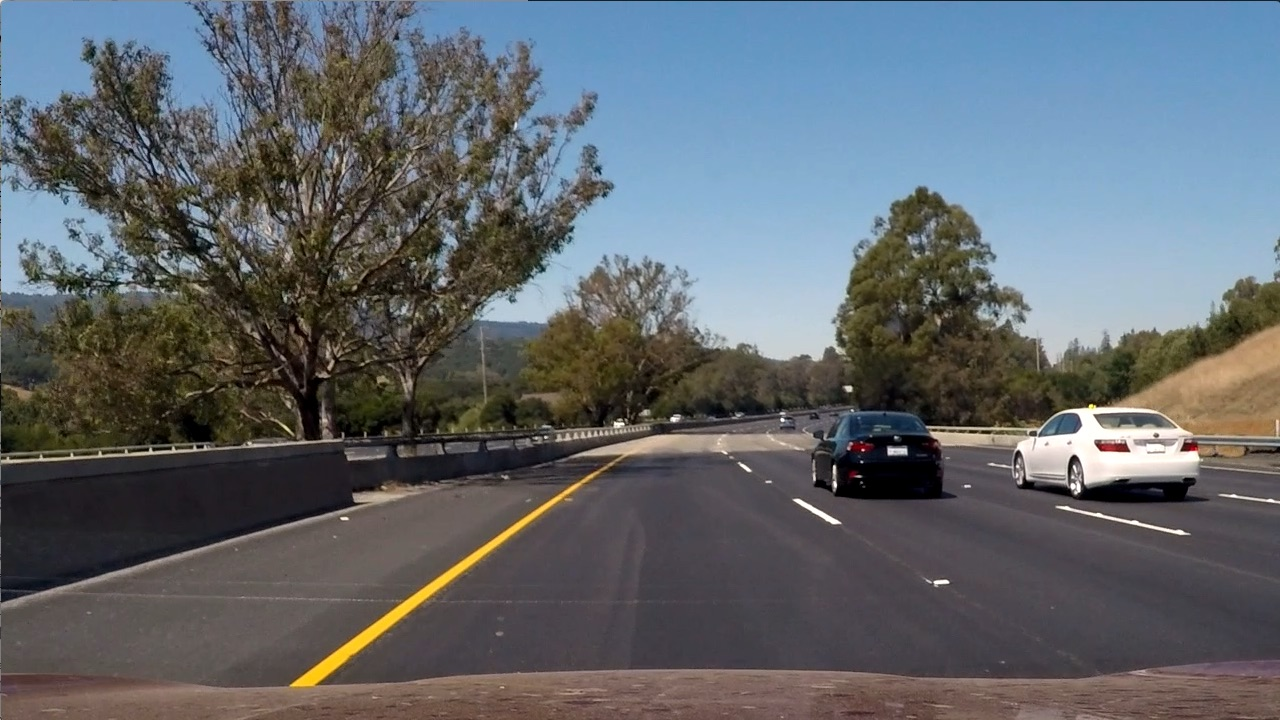
#> input picture JuneA/Lane_detector/test_images/test6.jpg, 1280 x 720 px
$ python lane_detection.py   (Python 2 division)   (older library calls are emulated)
#> lines starting #> are read from the running program, lines starting #| are printed output that depends on the picture
### JuneA/Lane_detector/pp_transform.py
# perspective transformation
import pickle
import cv2
import numpy as np
import matplotlib.pyplot as plt
import matplotlib.image as mpimg

#unwarp the image
def corners_unwarp(img, mtx, dist):
    # Undistort using mtx and dist
    img_undistort = cv2.undistort(img, mtx, dist, None, mtx)
    imgsize = (img.shape[1], img.shape[0]) # (maxwidth, maxheight)
    # pick up 4 src points
    # line1, short horizon
    #src = np.float32([[264., 670.],[576., 460.],[705., 460.],[1042., 670.]])
    # line2, long horizon
    #src = np.float32([[272., 673.],[620., 430.],[661., 430.],[1052., 673.]])
    # line2, moderate horizon
    src = np.float32([[272., 673.],[593., 450.],[691., 450.],[1052., 673.]])
    # set up 4 target points (assume flat ground, 1280, 720)
    dst = np.float32([[300., 720.],[300, 0],[980, 0],[980., 720.]])
    M = cv2.getPerspectiveTransform(src, dst)
    warped = cv2.warpPerspective(img_undistort, M, imgsize, flags=cv2.INTER_LINEAR)
    return warped, M

# [21 lines that do not run on import are left out]

### JuneA/Lane_detector/lane_detection.py
# lane detection pipeline video
import numpy as np
import cv2
import matplotlib.pyplot as plt
import matplotlib.image as mpimg
import pickle
# convert float image to uint8 image
from skimage import img_as_ubyte
from pp_transform import corners_unwarp


def evalPoly(fit_param, Y):
    """
    Evaluate X, based on Y of the polynomial
    """
    return fit_param[0]*Y**2 + fit_param[1]*Y + fit_param[2]

def thresholdIMG(img, sx_thresh=(40, 255), l_thresh = (220, 255), b_thresh = (155,255)):
    """
    Thresholding original image with 3 different criteria
    """
    # Convert to HLS color space and use the L channel
    hls = cv2.cvtColor(img, cv2.COLOR_RGB2HLS).astype(np.float)
    l_channel = hls[:,:,1]
    l_binary = np.zeros_like(l_channel)
    l_binary[(l_channel>=l_thresh[0])&(l_channel<=l_thresh[1])] = 1
    # calculate gradient in x direction
    sobelx = cv2.Sobel(l_channel, cv2.CV_64F, 1, 0)
    abs_sobelx = np.absolute(sobelx)
    scaled_sobel = np.uint8(255*abs_sobelx/np.max(abs_sobelx))
    sxbinary = np.zeros_like(scaled_sobel)
    sxbinary[(scaled_sobel >= sx_thresh[0]) & (scaled_sobel <= sx_thresh[1])] = 1
    # Convert to LAB color space, and use the B channel
    lab = cv2.cvtColor(img, cv2.COLOR_RGB2LAB).astype(np.float)
    b_channel = lab[:,:,2]
    b_binary = np.zeros_like(b_channel)
    b_binary[(b_channel>=b_thresh[0])&(b_channel<=b_thresh[1])] = 1
    # combine detection binaries
    img_out = np.dstack(( sxbinary, l_binary, b_binary))
    return img_out


def findLanes(top_down):
    """
    extract lanes from top_down view of the road
    """
    binary_warped = np.zeros((top_down.shape[0], top_down.shape[1]))
    binary_warped[(top_down[:,:,0]>0) | (top_down[:,:,1]>0) | (top_down[:,:,2]>0)] = 1

    # Assuming you have created a warped binary image called "binary_warped"
    # Take a histogram of the bottom half of the image
    histogram = np.sum(binary_warped[binary_warped.shape[0]//2:,:], axis=0)
    # Create an output image to draw on and  visualize the result
    out_img = np.dstack((binary_warped, binary_warped, binary_warped))*255
    out_img = np.uint8(out_img)
    # Find the peak of the left and right halves of the histogram
    # These will be the starting point for the left and right lines
    midpoint = np.int(histogram.shape[0]/2)
    leftx_base = np.argmax(histogram[:midpoint])
    rightx_base = np.argmax(histogram[midpoint:]) + midpoint

    # Choose the number of sliding windows
    nwindows = 9
    # Set height of windows
    window_height = np.int(binary_warped.shape[0]/nwindows)
    # Identify the x and y positions of all nonzero pixels in the image
    nonzero = binary_warped.nonzero()
    nonzeroy = np.array(nonzero[0])
    nonzerox = np.array(nonzero[1])
    # Current positions to be updated for each window
    leftx_current = leftx_base
    rightx_current = rightx_base
    # Set the width of the windows +/- margin
    margin = 100
    # Set minimum number of pixels found to recenter window
    minpix = 50
    # Create empty lists to receive left and right lane pixel indices
    left_lane_inds = []
    right_lane_inds = []

    # Step through the windows one by one
    for window in range(nwindows):
        # Identify window boundaries in x and y (and right and left)
        win_y_low = binary_warped.shape[0] - (window+1)*window_height
        win_y_high = binary_warped.shape[0] - window*window_height
        win_xleft_low = leftx_current - margin
        win_xleft_high = leftx_current + margin
        win_xright_low = rightx_current - margin
        win_xright_high = rightx_current + margin
        # Draw the windows on the visualization image
        cv2.rectangle(out_img,(win_xleft_low,win_y_low),(win_xleft_high,win_y_high),
        (0,255,0), 2)
        cv2.rectangle(out_img,(win_xright_low,win_y_low),(win_xright_high,win_y_high),
        (0,255,0), 2)
        # Identify the nonzero pixels in x and y within the window
        good_left_inds = ((nonzeroy >= win_y_low) & (nonzeroy < win_y_high) &
        (nonzerox >= win_xleft_low) &  (nonzerox < win_xleft_high)).nonzero()[0]
        good_right_inds = ((nonzeroy >= win_y_low) & (nonzeroy < win_y_high) &
        (nonzerox >= win_xright_low) &  (nonzerox < win_xright_high)).nonzero()[0]
        # Append these indices to the lists
        left_lane_inds.append(good_left_inds)
        right_lane_inds.append(good_right_inds)
        # If you found > minpix pixels, recenter next window on their mean position
        if len(good_left_inds) > minpix:
            leftx_current = np.int(np.mean(nonzerox[good_left_inds]))
        if len(good_right_inds) > minpix:
            rightx_current = np.int(np.mean(nonzerox[good_right_inds]))

    # Concatenate the arrays of indices
    left_lane_inds = np.concatenate(left_lane_inds)
    right_lane_inds = np.concatenate(right_lane_inds)

    # Extract left and right line pixel positions
    leftx = nonzerox[left_lane_inds]
    lefty = nonzeroy[left_lane_inds]
    rightx = nonzerox[right_lane_inds]
    righty = nonzeroy[right_lane_inds]
    pts_raw = [leftx, lefty, rightx, righty]

    out_img[nonzeroy[left_lane_inds], nonzerox[left_lane_inds]] = [255, 0, 0]
    out_img[nonzeroy[right_lane_inds], nonzerox[right_lane_inds]] = [0, 0, 255]

    # Fit a second order polynomial to each
    left_fit = np.polyfit(lefty, leftx, 2)
    right_fit = np.polyfit(righty, rightx, 2)

    # Generate x and y values for plotting
    ploty = np.linspace(0, top_down.shape[0]-1, top_down.shape[0] )
    left_fitx = evalPoly(left_fit, ploty)
    right_fitx = evalPoly(right_fit, ploty)
    # Recast the x and y points into usable format for cv2.fillPoly()
    pts_left = np.array([np.transpose(np.vstack([left_fitx, ploty]))], dtype=np.int32)
    pts_right = np.array([np.flipud(np.transpose(np.vstack([right_fitx, ploty])))], dtype=np.int32)
    pts = np.hstack((pts_left, pts_right))

    return pts, pts_raw, out_img

def visualLane(image, pts, pts_raw, perspective_M):
    """
    Visualize the detected lane, radius, and car center shift
    """
    # plot on original image
    # Create an image to draw the lines on
    warp_zero = np.zeros_like(image).astype(np.uint8)

    # Draw the lane onto the warped blank image
    cv2.fillPoly(warp_zero, pts, (0,255, 0))

    # Warp the blank back to original image space using inverse perspective matrix (Minv)
    newwarp = cv2.warpPerspective(warp_zero, np.linalg.inv(perspective_M), (image.shape[1], image.shape[0]))
    # Combine the result with the original image
    result = cv2.addWeighted(image, 1, newwarp, 0.3, 0)

    # Define conversions in x and y from pixels space to meters
    ym_per_pix = 30./720 # meters per pixel in y dimension
    xm_per_pix = 3.7/700 # meters per pixel in x dimension

    # Fit new polynomials to x,y in world space
    ymax = float(image.shape[0])
    y_eval = ymax
    leftx = pts_raw[0]
    lefty = pts_raw[1]
    rightx = pts_raw[2]
    righty = pts_raw[3]
    left_fit_cr = np.polyfit(lefty*ym_per_pix, leftx*xm_per_pix, 2)
    right_fit_cr = np.polyfit(righty*ym_per_pix, rightx*xm_per_pix, 2)
    # Calculate the new radii of curvature
    left_curverad = ((1 + (2*left_fit_cr[0]*y_eval*ym_per_pix + left_fit_cr[1])**2)**1.5) / np.absolute(2*left_fit_cr[0])
    right_curverad = ((1 + (2*right_fit_cr[0]*y_eval*ym_per_pix + right_fit_cr[1])**2)**1.5) / np.absolute(2*right_fit_cr[0])
    # Now our radius of curvature is in meters
    # print(left_curverad, 'm', right_curverad, 'm')

    # print distance from center and radius on the image
    lane_center = (evalPoly(left_fit_cr, ymax*ym_per_pix) + evalPoly(right_fit_cr, ymax*ym_per_pix))/2.0
    car_center = image.shape[1]*xm_per_pix/2.0
    str1 = "Distance from center: {:2.2f} m".format(car_center-lane_center)
    str2 = "Radius of Curvature: {:2.2f} km".format((left_curverad+right_curverad)/2000.)
    cv2.putText(result,str1,(430,630), cv2.FONT_HERSHEY_DUPLEX, 1,(0,0,255))
    cv2.putText(result,str2,(430,660), cv2.FONT_HERSHEY_DUPLEX, 1,(0,0,255))
    return result


if __name__ == "__main__":
    # load camera calibration data
    dist_pickle = pickle.load( open( "camera_cal/calibration_undistort.p", "rb" ) )
#> (reads JuneA/Lane_detector/camera_cal/calibration_undistort.p from the repository)
    mtx = dist_pickle["mtx"]
    dist = dist_pickle["dist"]

    # load image
    #image = mpimg.imread('test_images/p3.png')
    image = mpimg.imread('test_images/test6.jpg')
#> image is the input picture: shape (720, 1280, 3); mean R, G, B 97, 102.6, 107.9
    image = img_as_ubyte(image)
    # threshold image
    img_thresh = thresholdIMG(image)
    # unwarp image
    top_down, perspective_M = corners_unwarp(img_thresh, mtx, dist)
#> in corners_unwarp, `warped = cv2.warpPerspective(img_undistort, M, imgsize, flags=cv2.INTE..`:
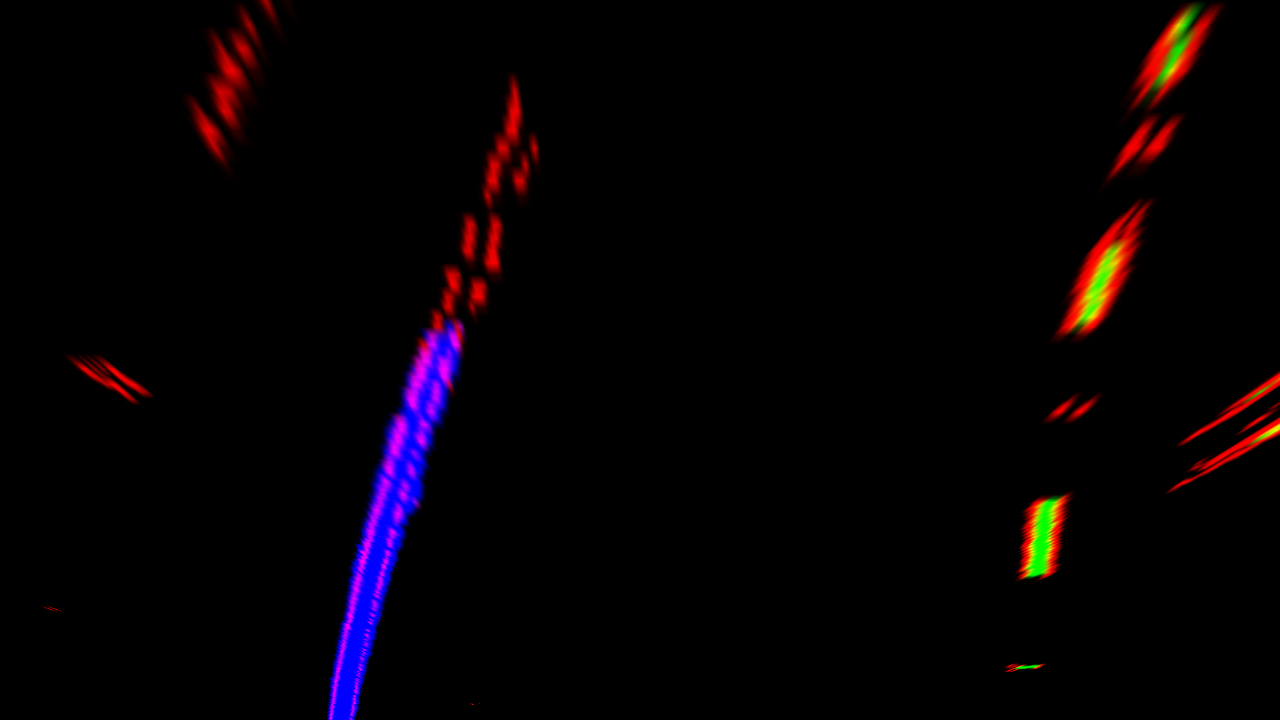
#> warped: shape (720, 1280, 3) float64; mean R, G, B 0.0244, 0.00444, 0.0166
#> perspective_M = [[-0.532, -1.48, 960.1], [2.16e-16, -1.97, 886.6], [0, -0.00239, 1]]

    # Plot the result
    f, (ax1, ax2, ax3) = plt.subplots(1, 3, figsize=(24, 9))
    f.tight_layout()
    ax1.imshow(image)
    ax1.set_title('Original Image', fontsize=20)
    ax2.imshow(img_thresh)
    #plt.save_figure(result, "result.jpg")
    ax2.set_title('Threshold Result', fontsize=20)
    ax3.imshow(top_down)
    #plt.save_figure(result, "result.jpg")
    ax3.set_title('Pipeline Result', fontsize=20)
    #plt.subplots_adjust(left=0., right=1, top=0.9, bottom=0.)


    fig = plt.figure(2)
    # find lane line pixels
    pts, pts_raw, out_img = findLanes(top_down)
#> in findLanes, `out_img[nonzeroy[right_lane_inds], nonzerox[right_lane_inds]] = [0, 0,..`:
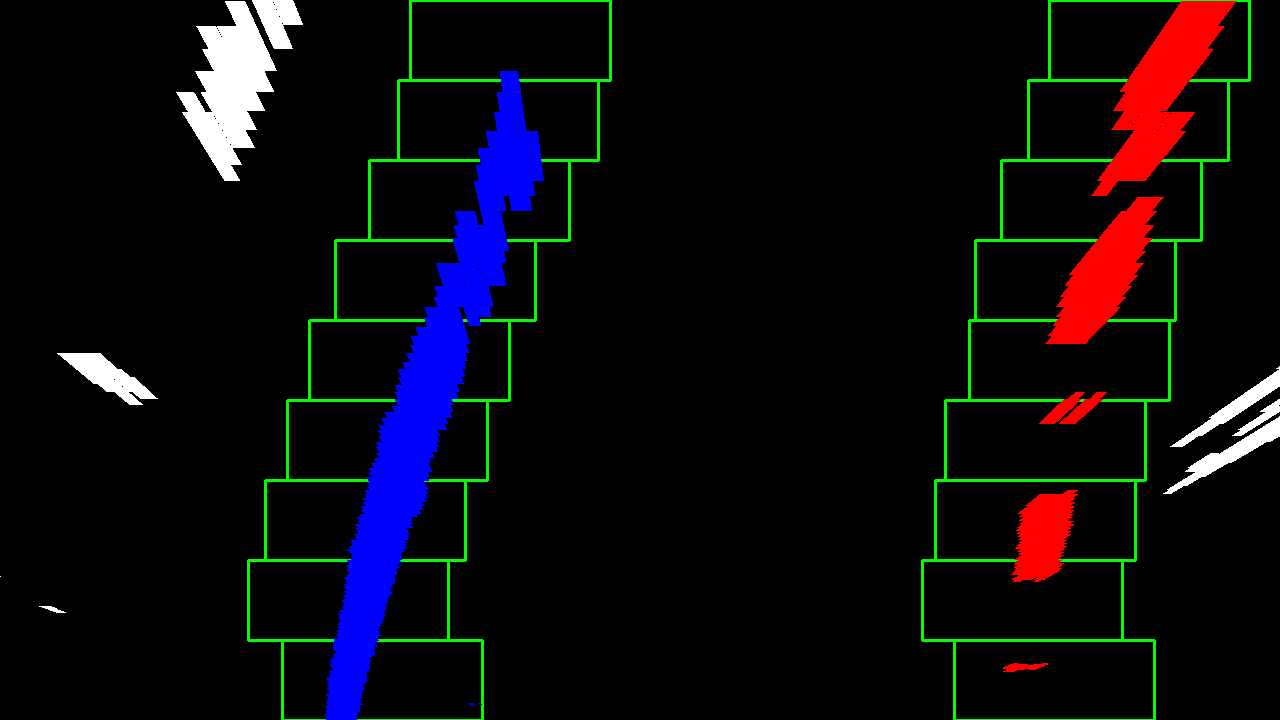
#> out_img: shape (720, 1280, 3); mean of channels 0, 1, 2 13.5, 9.5, 11; drawn as B, G, R
#> pts = 1440 pairs, first value 334 to 1198, second value 0 to 719; pts_raw = 4 items
    plt.imshow(np.uint8(out_img))
    N = pts.shape[1]
#> N = 1440
    plt.plot(pts[0, 0:N/2, 0], pts[0, 0:N/2, 1], color='yellow')
    plt.plot(pts[0, N/2:, 0], pts[0, N/2:, 1], color='yellow')
    plt.xlim(0, 1280)
    plt.ylim(720, 0)


    plt.figure(3)
    result = visualLane(image, pts, pts_raw, perspective_M)
#> in visualLane, `cv2.fillPoly(warp_zero, pts, (0,255, 0))`:
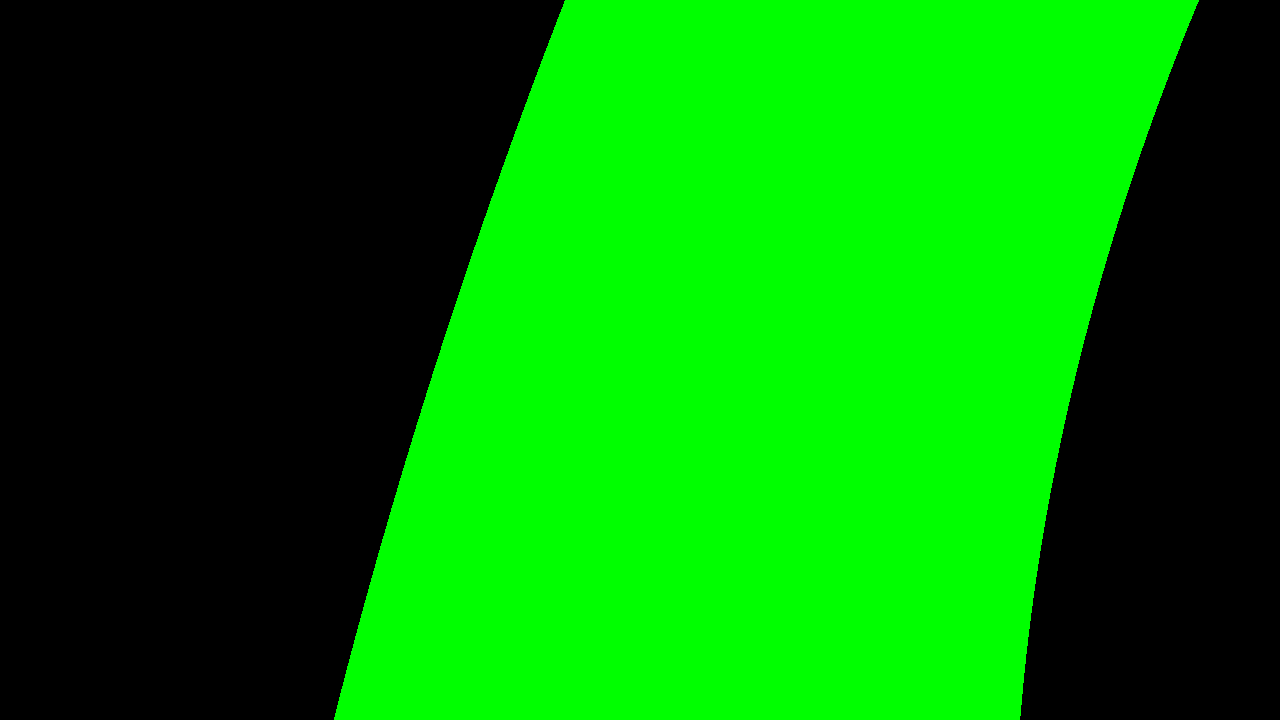
#> warp_zero: shape (720, 1280, 3); mean of channels 0, 1, 2 0, 129.2, 0; drawn as B, G, R
#> in visualLane, `result = cv2.addWeighted(image, 1, newwarp, 0.3, 0)`:
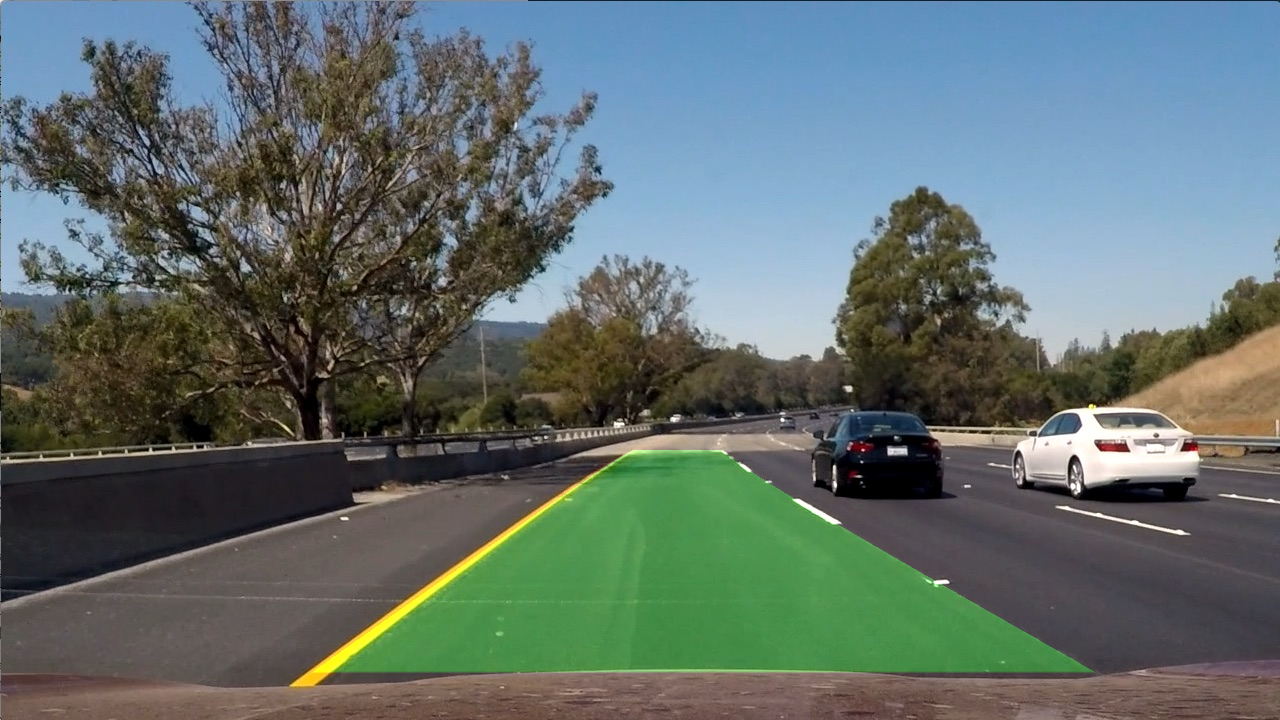
#> result: shape (720, 1280, 3); mean R, G, B 97, 110.5, 107.9
#> in visualLane, `left_fit_cr = np.polyfit(lefty*ym_per_pix, leftx*xm_per_pix, 2)`: left_fit_cr = [0.000287, -0.0494, 2.99]
#> in visualLane, `right_fit_cr = np.polyfit(righty*ym_per_pix, rightx*xm_per_pix, 2)`: right_fit_cr = [0.000708, -0.0527, 6.33]
#> in visualLane, `left_curverad = ((1 + (2*left_fit_cr[0]*y_eval*ym_per_pix + left_fit_c..`: left_curverad = 1744
#> in visualLane, `right_curverad = ((1 + (2*right_fit_cr[0]*y_eval*ym_per_pix + right_fi..`: right_curverad = 706.3
#> in visualLane, `lane_center = (evalPoly(left_fit_cr, ymax*ym_per_pix) + evalPoly(right..`: lane_center = 3.58
#> in visualLane, `str1 = "Distance from center: {:2.2f} m".format(car_center-lane_center)`: str1 = 'Distance from center: -0.19 m'
#> in visualLane, `str2 = "Radius of Curvature: {:2.2f} km".format((left_curverad+right_c..`: str2 = 'Radius of Curvature: 1.23 km'
    plt.imshow(result)
    plt.show()
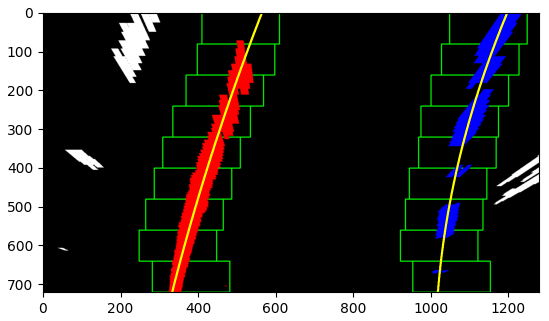
#> figure drawn by matplotlib, 1 panel

    print("finish plotting")
